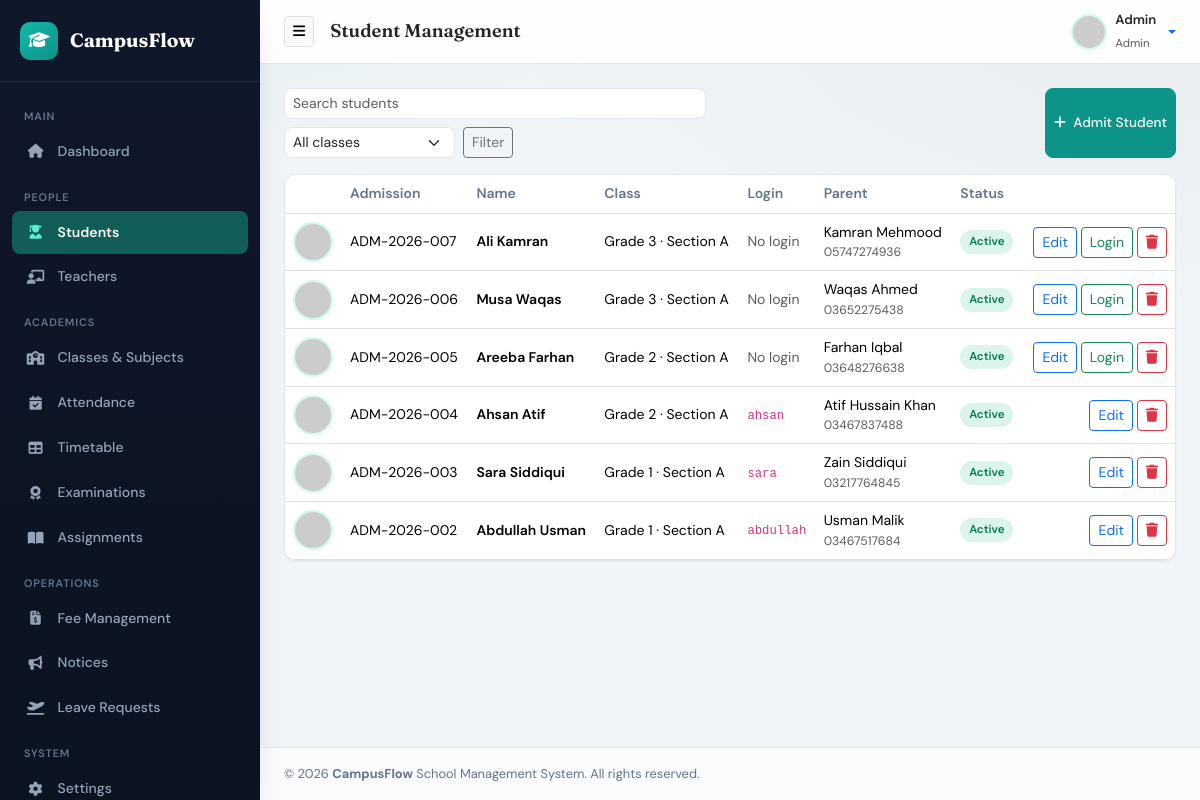
The app's page /admin/students.php (signed in) with its own data.
### tables this page shows
CREATE TABLE `students` (
  `id` int(11) NOT NULL,
  `user_id` int(11) DEFAULT NULL,
  `admission_number` varchar(50) NOT NULL,
  `first_name` varchar(50) NOT NULL,
  `last_name` varchar(50) NOT NULL,
  `gender` enum('Male','Female','Other') NOT NULL,
  `date_of_birth` date NOT NULL,
  `class_id` int(11) DEFAULT NULL,
  `parent_name` varchar(100) NOT NULL,
  `parent_phone` varchar(20) NOT NULL,
  `address` text NOT NULL,
  `photo` varchar(255) DEFAULT 'default.png',
  `status` enum('Active','Inactive') NOT NULL DEFAULT 'Active',
  `created_at` timestamp NOT NULL DEFAULT current_timestamp()
);

CREATE TABLE `classes` (
  `id` int(11) NOT NULL,
  `class_name` varchar(50) NOT NULL,
  `section` varchar(20) NOT NULL,
  `created_at` timestamp NOT NULL DEFAULT current_timestamp()
);

CREATE TABLE `users` (
  `id` int(11) NOT NULL,
  `username` varchar(50) NOT NULL,
  `email` varchar(100) NOT NULL,
  `password` varchar(255) NOT NULL,
  `role` enum('admin','teacher','student') NOT NULL DEFAULT 'student',
  `status` enum('Active','Inactive') NOT NULL DEFAULT 'Active',
  `created_at` timestamp NOT NULL DEFAULT current_timestamp()
);

### includes/functions.php (called while the page is built, shortened)
<?php
if (!function_exists('app_base_path')) {
    function app_base_path(): string {
        static $base = null;
        if ($base !== null) {
            return $base;
        }
        $script = str_replace('\\', '/', $_SERVER['SCRIPT_NAME'] ?? '');
        $base = preg_replace('#/(admin|teacher|student)(/.*)?$#', '', $script);
        $base = preg_replace('#/(index|login|logout)\.php$#', '', $base);
        $base = rtrim($base ?? '', '/');
        if ($base === '' || $base === false) {
            $base = '';
        }
        return $base;
    }
}
if (!function_exists('url')) {
    function url(string $path = ''): string {
        $path = ltrim($path, '/');
        $base = app_base_path();
        return ($base === '' ? '' : $base) . '/' . $path;
    }
}
if (!function_exists('e')) {
    function e(?string $value): string {
        return htmlspecialchars((string)$value, ENT_QUOTES, 'UTF-8');
    }
}
if (!function_exists('active_page')) {
    function active_page(string $file): string {
        return basename($_SERVER['PHP_SELF'] ?? '') === $file ? 'active' : '';
    }
}

### admin/students.php (the view, shortened to what this page needs)
<?php
$page_title = 'Student Management';
require_once '../config/database.php';
$search = trim($_GET['q'] ?? '');
$sql = "SELECT s.*, u.username, u.email, c.class_name, c.section
        FROM students s
        LEFT JOIN users u ON u.id = s.user_id
        LEFT JOIN classes c ON c.id = s.class_id
        WHERE 1=1";
$sql .= " ORDER BY s.id DESC";
$stmt = $conn->prepare($sql);
$stmt->execute();
$students = $stmt->get_result();
include '../includes/header.php';
include '../includes/sidebar.php';
?>
<div class="d-flex flex-wrap justify-content-between gap-2 mb-3">
    <form class="d-flex gap-2 flex-wrap" method="get">
        <input type="text" name="q" class="form-control form-control-sm" placeholder="Search students" value="<?php echo e($search); ?>">
        <select name="class_id" class="form-select form-select-sm" style="width:auto;">
            <option value="0">All classes</option>
        </select>
        <button class="btn btn-sm btn-outline-secondary">Filter</button>
    </form>
    <button class="btn btn-primary btn-sm" data-bs-toggle="modal" data-bs-target="#addStudentModal"><i class="fa-solid fa-plus me-1"></i> Admit Student</button>
</div>
<div class="card">
    <div class="card-body p-0">
        <div class="table-responsive">
            <table class="table table-hover mb-0 align-middle">
                <thead><tr><th></th><th>Admission</th><th>Name</th><th>Class</th><th>Login</th><th>Parent</th><th>Status</th><th></th></tr></thead>
                <tbody>
                <?php if ($students->num_rows === 0): ?>
                    <tr><td colspan="8"><div class="empty-state"><i class="fa-solid fa-user-graduate"></i><p>No students found</p></div></td></tr>
                <?php else: while ($s = $students->fetch_assoc()):
                    $photo = $s['photo'] && $s['photo'] !== 'default.png' ? '../uploads/' . $s['photo'] : 'https://ui-avatars.com/api/?name=' . urlencode($s['first_name'].' '.$s['last_name']) . '&background=CCFBF1&color=115E59';
                ?>
                    <tr>
                        <td><img src="<?php echo e($photo); ?>" class="photo-thumb" alt=""></td>
                        <td><?php echo e($s['admission_number']); ?></td>
                        <td class="fw-semibold"><?php echo e($s['first_name'].' '.$s['last_name']); ?></td>
                        <td><?php echo e(($s['class_name'] ?? '—') . (isset($s['section']) ? ' · '.$s['section'] : '')); ?></td>
                        <td><?php echo $s['username'] ? '<code>'.e($s['username']).'</code>' : '<span class="text-muted">No login</span>'; ?></td>
                        <td><?php echo e($s['parent_name']); ?><div class="small text-muted"><?php echo e($s['parent_phone']); ?></div></td>
                        <td><span class="status-pill status-<?php echo e($s['status']); ?>"><?php echo e($s['status']); ?></span></td>
                        <td class="text-end text-nowrap">
                            <button class="btn btn-sm btn-outline-primary" data-bs-toggle="modal" data-bs-target="#editStudent<?php echo (int)$s['id']; ?>">Edit</button>
                            <?php if (!$s['user_id']): ?>
                                <button class="btn btn-sm btn-outline-success" data-bs-toggle="modal" data-bs-target="#loginStudent<?php echo (int)$s['id']; ?>">Login</button>
                            <?php endif; ?>
                            <form method="post" class="d-inline" onsubmit="return confirm('Delete this student?');">
                                <button class="btn btn-sm btn-outline-danger"><i class="fa-solid fa-trash"></i></button>
                            </form>
                        </td>
                    </tr>
                <?php endwhile; endif; ?>
                </tbody>
            </table>
        </div>
    </div>
</div>
<?php include '../includes/footer.php'; ?>

### includes/header.php (shortened to what this page needs)
<?php
$asset_base = '../assets';
?>
<!DOCTYPE html>
<html lang="en">
<head>
    <link href="https://cdn.jsdelivr.net/npm/bootstrap@5.3.2/dist/css/bootstrap.min.css" rel="stylesheet">
    <link href="https://cdnjs.cloudflare.com/ajax/libs/font-awesome/6.4.2/css/all.min.css" rel="stylesheet">
    <link href="<?php echo $asset_base; ?>/css/style.css" rel="stylesheet">
</head>
<body>
    <div class="app-wrapper">

### includes/sidebar.php (shortened to what this page needs)
<?php
$role = $_SESSION['role'] ?? 'admin';
$username = $_SESSION['username'] ?? 'User';
$avatar = 'https://ui-avatars.com/api/?name=' . urlencode($username) . '&background=10B981&color=fff';
?>
<nav class="app-sidebar" id="appSidebar">
    <div class="sidebar-brand">
        <div class="sidebar-brand-icon"><i class="fa-solid fa-graduation-cap"></i></div>
        <span>CampusFlow</span>
    </div>
    <ul class="sidebar-menu">
        <?php if ($role === 'admin'): ?>
            <li class="menu-header">Main</li>
            <li class="<?php echo active_page('dashboard.php'); ?>">
                <a href="<?php echo url('admin/dashboard.php'); ?>"><i class="fa-solid fa-house"></i> Dashboard</a>
            </li>
            <li class="menu-header">People</li>
            <li class="<?php echo active_page('students.php'); ?>">
                <a href="<?php echo url('admin/students.php'); ?>"><i class="fa-solid fa-user-graduate"></i> Students</a>
            </li>
            <li class="<?php echo active_page('teachers.php'); ?>">
                <a href="<?php echo url('admin/teachers.php'); ?>"><i class="fa-solid fa-chalkboard-user"></i> Teachers</a>
            </li>
            <li class="menu-header">Academics</li>
            <li class="<?php echo active_page('classes.php'); ?>">
                <a href="<?php echo url('admin/classes.php'); ?>"><i class="fa-solid fa-school"></i> Classes & Subjects</a>
            </li>
            <li class="<?php echo active_page('attendance.php'); ?>">
                <a href="<?php echo url('admin/attendance.php'); ?>"><i class="fa-solid fa-calendar-check"></i> Attendance</a>
            </li>
            <li class="<?php echo active_page('timetable.php'); ?>">
                <a href="<?php echo url('admin/timetable.php'); ?>"><i class="fa-solid fa-table"></i> Timetable</a>
            </li>
            <li class="<?php echo active_page('exams.php'); ?>">
                <a href="<?php echo url('admin/exams.php'); ?>"><i class="fa-solid fa-award"></i> Examinations</a>
            </li>
            <li class="<?php echo active_page('assignments.php'); ?>">
                <a href="<?php echo url('admin/assignments.php'); ?>"><i class="fa-solid fa-book-open"></i> Assignments</a>
            </li>
            <li class="menu-header">Operations</li>
            <li class="<?php echo active_page('fees.php'); ?>">
                <a href="<?php echo url('admin/fees.php'); ?>"><i class="fa-solid fa-file-invoice-dollar"></i> Fee Management</a>
            </li>
            <li class="<?php echo active_page('notices.php'); ?>">
                <a href="<?php echo url('admin/notices.php'); ?>"><i class="fa-solid fa-bullhorn"></i> Notices</a>
            </li>
            <li class="<?php echo active_page('leaves.php'); ?>">
                <a href="<?php echo url('admin/leaves.php'); ?>"><i class="fa-solid fa-plane-departure"></i> Leave Requests</a>
            </li>
            <li class="menu-header">System</li>
            <li class="<?php echo active_page('settings.php'); ?>">
                <a href="<?php echo url('admin/settings.php'); ?>"><i class="fa-solid fa-gear"></i> Settings</a>
            </li>
        <?php endif; ?>
    </ul>
</nav>
<div class="app-main">
    <header class="app-navbar">
        <div class="d-flex align-items-center gap-3">
            <button type="button" class="btn btn-sm btn-light border" id="sidebarToggle" aria-label="Toggle sidebar">
                <i class="fa-solid fa-bars"></i>
            </button>
            <h5 class="mb-0 fw-semibold text-dark page-heading"><?php echo e($page_title); ?></h5>
        </div>
        <div class="d-flex align-items-center gap-3">
            <div class="dropdown navbar-user-dropdown">
                <a href="#" class="d-flex align-items-center gap-2 text-decoration-none dropdown-toggle" data-bs-toggle="dropdown">
                    <img src="<?php echo e($avatar); ?>" alt="User">
                    <div class="d-none d-md-block text-start">
                        <span class="d-block fw-semibold text-dark" style="font-size:0.825rem;"><?php echo e(ucfirst($username)); ?></span>
                        <span class="text-muted" style="font-size:0.725rem;"><?php echo e(ucfirst($role)); ?></span>
                    </div>
                </a>
            </div>
        </div>
    </header>
    <div class="app-content">

### includes/footer.php (shortened to what this page needs)
</div>
    <footer class="app-footer">
        <div>&copy; <?php echo date('Y'); ?> <strong>CampusFlow</strong> School Management System. All rights reserved.</div>
    </footer>
</div>
</div>
</body>
</html>

### records on screen
students: admission_number "ADM-2026-007", first_name+last_name "Ali Kamran", class.section "Grade 3 · Section A", shows "No login", parent_name "Kamran Mehmood", parent_phone "05747274936", status "Active"
students: admission_number "ADM-2026-006", first_name+last_name "Musa Waqas", class.section "Grade 3 · Section A", shows "No login", parent_name "Waqas Ahmed", parent_phone "03652275438", status "Active"
students: admission_number "ADM-2026-005", first_name+last_name "Areeba Farhan", class.section "Grade 2 · Section A", shows "No login", parent_name "Farhan Iqbal", parent_phone "03648276638", status "Active"
students: admission_number "ADM-2026-004", first_name+last_name "Ahsan Atif", class.section "Grade 2 · Section A", user.username "ahsan", parent_name "Atif Hussain Khan", parent_phone "03467837488", status "Active"
students: admission_number "ADM-2026-003", first_name+last_name "Sara Siddiqui", class.section "Grade 1 · Section A", user.username "sara", parent_name "Zain Siddiqui", parent_phone "03217764845", status "Active"
students: admission_number "ADM-2026-002", first_name+last_name "Abdullah Usman", class.section "Grade 1 · Section A", user.username "abdullah", parent_name "Usman Malik", parent_phone "03467517684", status "Active"

### other values on screen
$page_title "Student Management"
$username "Admin"
$role "Admin"
